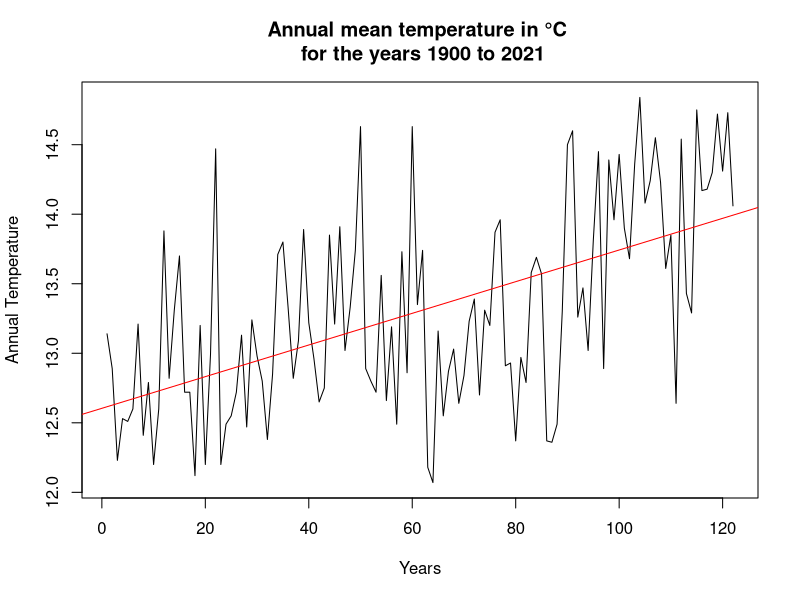
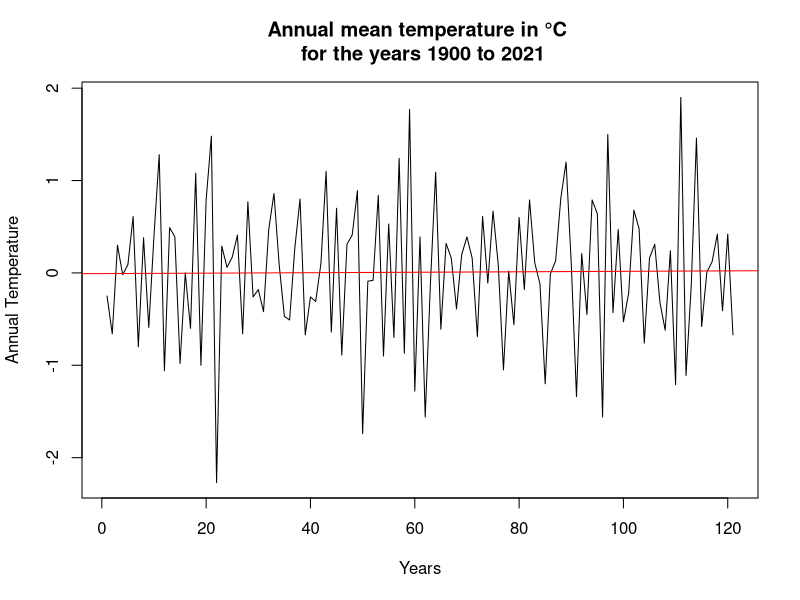
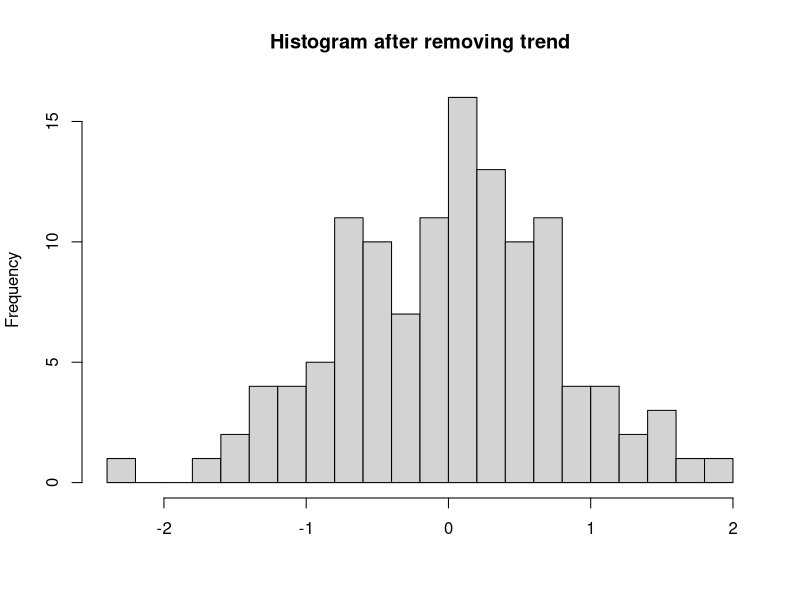
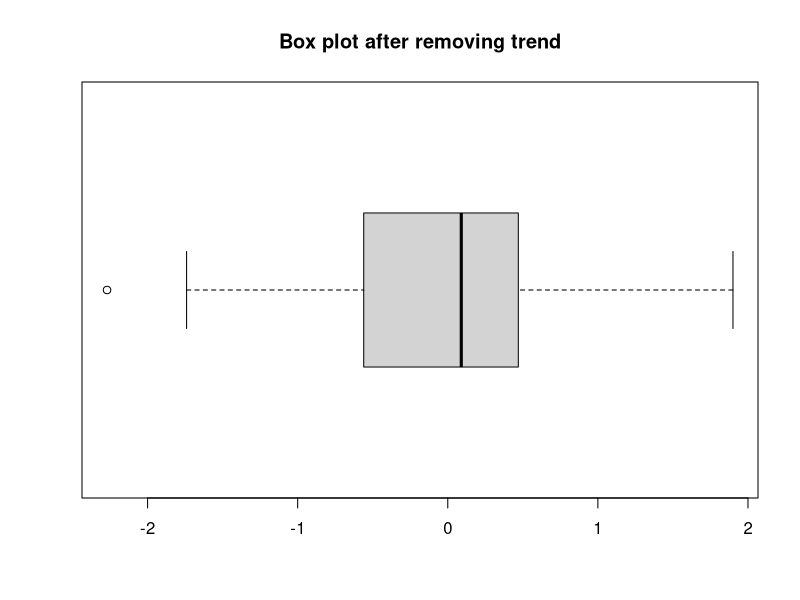
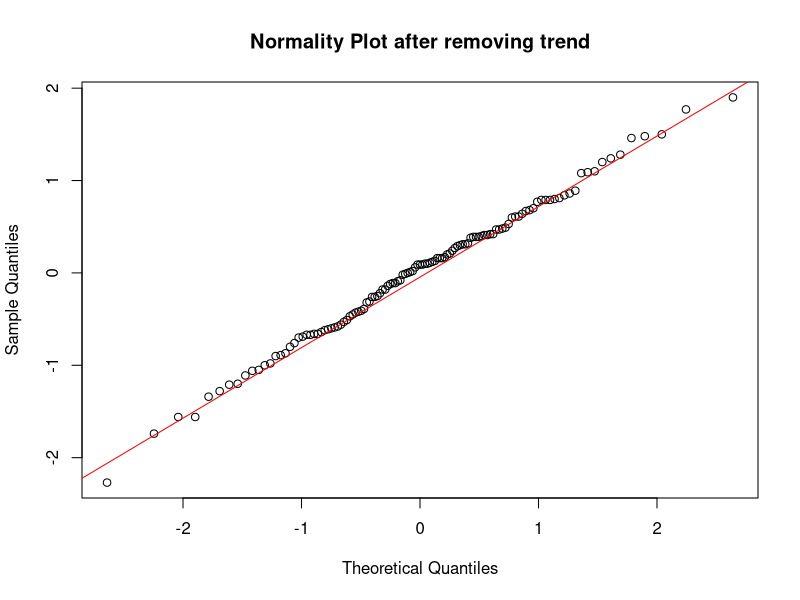
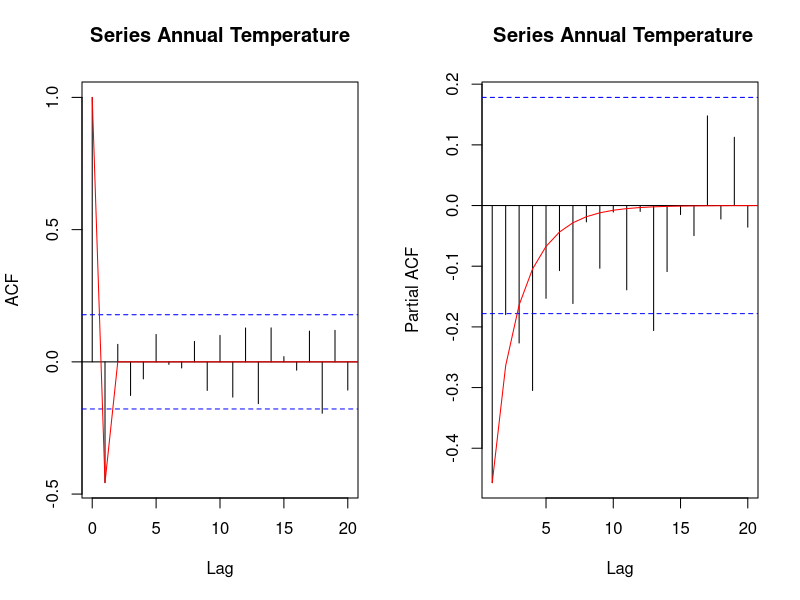
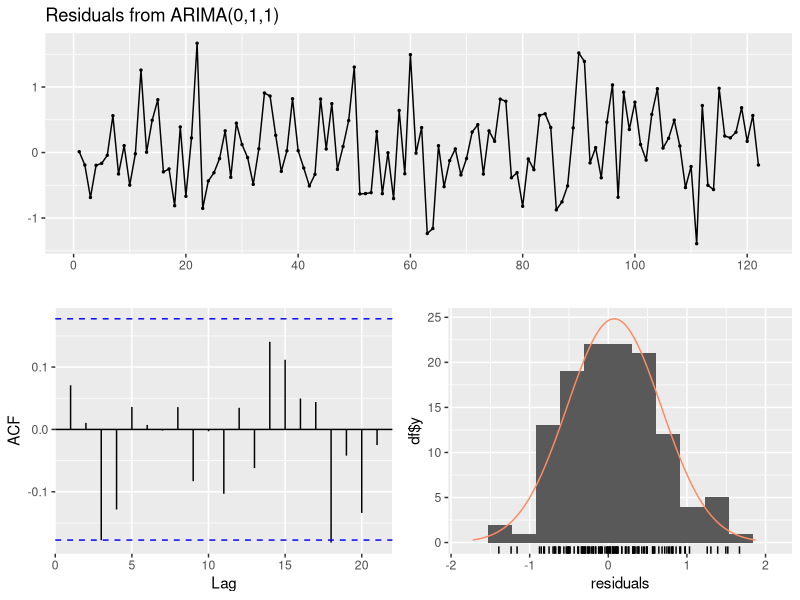

Recreate these plots in R, in order.
#----------------------------------PROBLEM 1----------------------------------------#

# Setting the working directory and importing libraries
setwd('C:\\Users\\raona\\OneDrive\\Documents\\Time Series')
install.packages('tseries')
install.packages('forecast')
install.packages('urca')
library('forecast')
library('tseries')
library('urca')

# Reading the csv file
cet_temp <- read.csv('cet_temp.csv')

# Temperature column as time series data
z_1 <- ts(cet_temp$avg_annual_temp_C,start=1900,frequency=1)

# Plotting temperature Vs time
ts.plot(cet_temp$avg_annual_temp_C,ylab= "Annual Temperature", xlab='Years', main="Annual mean temperature in °C \n for the years 1900 to 2021")
abline(reg=lm(data=cet_temp,avg_annual_temp_C~time(avg_annual_temp_C)),col='red')

# Time series is not stationary need to take difference
y_1 <- diff(cet_temp$avg_annual_temp_C,differences = 1) 
ts.plot(y_1,ylab= "Annual Temperature", xlab='Years', main='Annual mean temperature in °C \n for the years 1900 to 2021')
abline(reg=lm(data=cet_temp,y_1~time(y_1)),col='red')

# Visualization after detrending
hist(y_1,breaks =20,main = "Histogram after removing trend",xlab = "")
boxplot(y_1,horizontal= TRUE,main = "Box plot after removing trend",xlab = "")
qqnorm(y_1,main = "Normality Plot after removing trend")
qqline(y_1,col = "red")

# Augmented Dickey-Fuller Test to check whether time series is Stationary
adf.test(y_1)

# Kwiatkowski-Phillips-Schmidt-Shin (KPSS) test 
summary(ur.kpss(y_1))

# Theoretical ACF and PACF
t_acf<-ARMAacf(ar=c(),ma=c(-0.65),lag.max=121)
t_pacf<-ARMAacf(ar=c(),ma=c(-0.65),lag.max=121,pacf=TRUE)

# Plot for sample ACF and PACF 
par(mfrow=c(1,2))
acf(y_1, main = 'Series Annual Temperature')
lines(c(0:121),t_acf,col="red")
pacf(y_1, main=' Series Annual Temperature')
lines(c(1:121),t_pacf,col="red")

# Fitting an ARMA(0,1,1)
model<-arima(cet_temp$avg_annual_temp_C,order=c(0,1,1),method="ML")

# Residual plot for ARIMA(0,1,1)
res<- residuals(model)
checkresiduals(model)

# Performing Ljung Box test on residuals
Box.test(res,type=c("Ljung-Box"))










